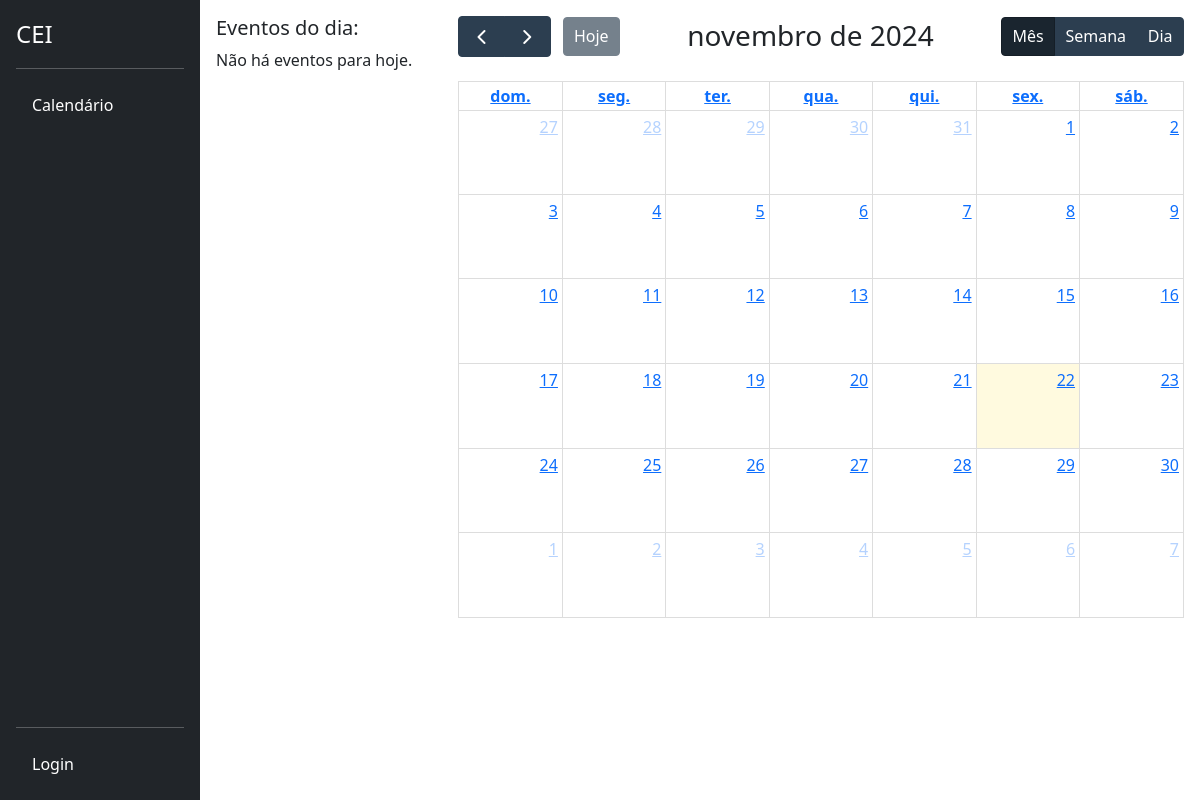
/, run on an earlier commit of the app's database.
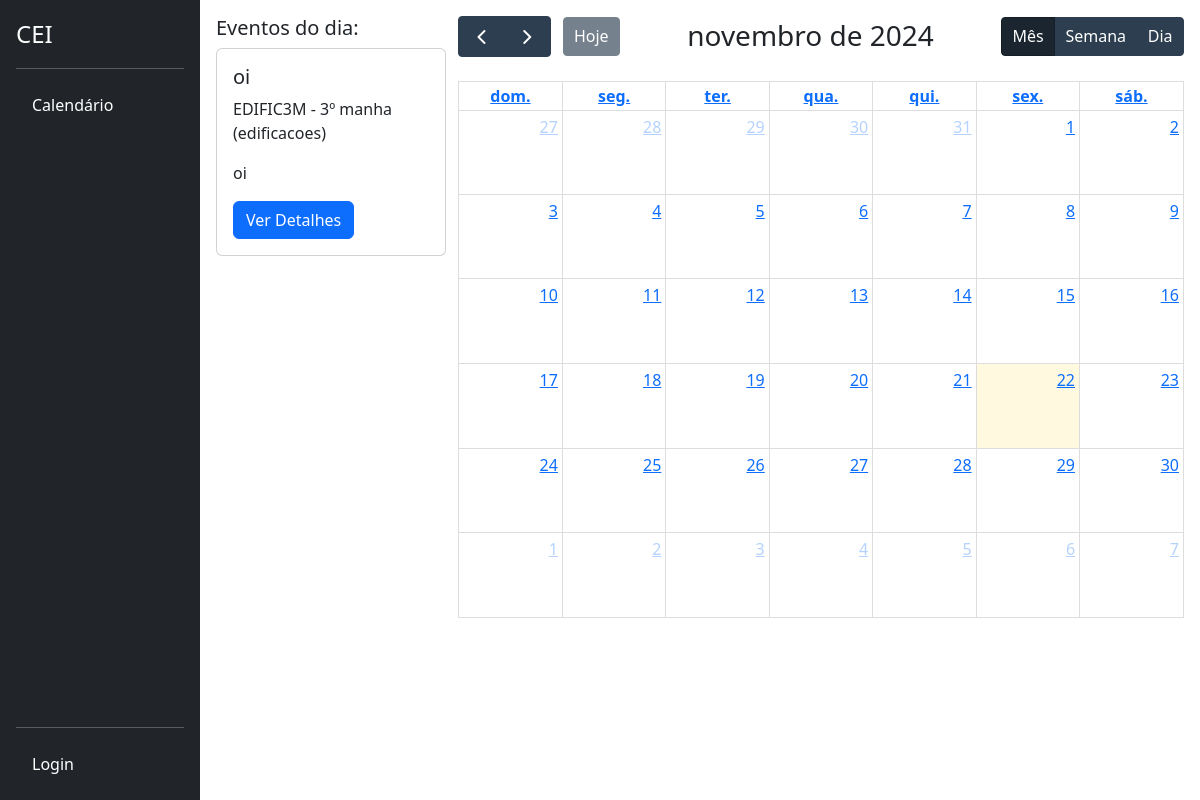
And on a later commit of the database.
### tasks/models.py (models this page shows, shortened)
class Task(models.Model):
    id = models.BigAutoField(primary_key=True)
    title = models.CharField(max_length=255)
    description = models.TextField()
    start_date = models.DateField()
    end_date = models.DateField()
    total_subs = models.PositiveIntegerField(default=0)
    subs = models.PositiveIntegerField(default=0)
    start_time = models.TimeField()
    end_time = models.TimeField()
    usuario = models.ForeignKey(CustomUser, on_delete=models.PROTECT)
    turma = models.ForeignKey('classes.Turma', on_delete=models.CASCADE)
    created_at = models.DateTimeField(auto_now_add=True)
    updated_at = models.DateTimeField(auto_now=True)

### classes/models.py (models this page shows, shortened)
class Turma(models.Model):
    TURNO_CHOICES = [
        ('manha', 'Manhã'),
        ('tarde', 'Tarde'),
        ('noite', 'Noite'),
    ]
    CURSO_CHOICES = [
        ('edificacoes', 'Edificações'),
        ('informatica', 'Informática'),
        ('meio_ambiente', 'Meio Ambiente'),
        ('matematica', 'Matemática'),
    ]
    SERIE_CHOICES = [
        ('1', '1º Ano'),
        ('2', '2º Ano'),
        ('3', '3º Ano'),
        ('4', '4º Ano'),
    ]
    nome = models.CharField(max_length=100)
    serie = models.CharField(max_length=1, choices=SERIE_CHOICES)
    turno = models.CharField(max_length=5, choices=TURNO_CHOICES)
    curso = models.CharField(max_length=15, choices=CURSO_CHOICES)
    def __str__(self):
        return f"{self.nome} - {self.serie}º {self.turno} ({self.curso})"

### tasks/views.py (the view)
# urls.py: path('', CalendarView.as_view(), name='calendar'),
class CalendarView(TemplateView):
    template_name = 'tasks/calendar.html'
    def get_context_data(self, **kwargs):
        user_turma = getattr(self.request.user, 'turma', None)
        context = super().get_context_data(**kwargs)
        is_discente = self.request.user.groups.filter(name='Discente').exists() if self.request.user.is_authenticated else False
        is_docente = self.request.user.groups.filter(name='Docente').exists() if self.request.user.is_authenticated else False
        today = timezone.localdate()
        if not self.request.user.is_authenticated:
            events_today = Task.objects.filter(
                start_date__lte=today,
                end_date__gte=today
            )
        elif is_discente and user_turma:
            events_today = Task.objects.filter(
                turma=user_turma,
                start_date__lte=today,
                end_date__gte=today
            )
        elif is_docente:
            events_today = Task.objects.filter(
                usuario=self.request.user,
                start_date__lte=today,
                end_date__gte=today
            )
        else:
            events_today = Task.objects.filter(
                start_date__lte=today,
                end_date__gte=today
            )
        context['events_today'] = events_today
        context['turmas'] = Turma.objects.all()
        return context

### tasks/templates/tasks/calendar.html (shortened to what this page needs)
{% extends 'base.html' %}
{% load static %}
{% block content %}
<div id="calendar-container">
    <div class="col-md-3">
        <h5>Eventos do dia:</h5>
        {% for event in events_today %}
            <div class="card mb-2" style="width: 95%;">
                <div class="card-body">
                    <h5 class="card-title">{{ event.title }}</h5>
                    <p class="card-text">{{ event.turma }}</p>
                    <p class="card-text">{{ event.description }}</p>
                    <a href="/task/{{ event.id }}" class="btn btn-primary">Ver Detalhes</a>
                </div>
            </div>
        {% empty %}
            <p>Não há eventos para hoje.</p>
        {% endfor %}
    </div>
    <div class="col-md-9">
        <div id="calendar"></div>
    </div>
</div>
{% endblock %}

What changed in the data, as far as the page shows it:
added Task: title "oi", turma "EDIFIC3M - 3º manha (edificacoes)", description "oi"
Also different on the page:
text no longer shown: "Não há eventos para hoje."
